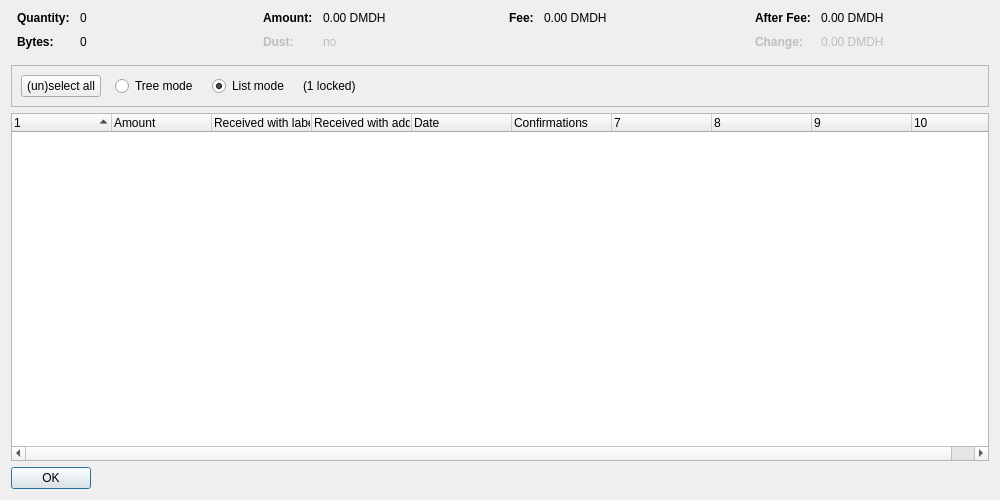
<?xml version="1.0" encoding="UTF-8"?>
<ui version="4.0">
 <class>CoinControlDialog</class>
 <widget class="QDialog" name="CoinControlDialog">
  <property name="geometry">
   <rect>
    <x>0</x>
    <y>0</y>
    <width>1000</width>
    <height>500</height>
   </rect>
  </property>
  <property name="windowTitle">
   <string>Coin Selection</string>
  </property>
  <layout class="QVBoxLayout" name="verticalLayout">
   <item>
    <layout class="QHBoxLayout" name="horizontalLayoutTop" stretch="0,0,0,0">
     <property name="topMargin">
      <number>0</number>
     </property>
     <property name="bottomMargin">
      <number>10</number>
     </property>
     <item>
      <layout class="QFormLayout" name="formLayoutCoinControl1">
       <property name="horizontalSpacing">
        <number>10</number>
       </property>
       <property name="verticalSpacing">
        <number>10</number>
       </property>
       <property name="leftMargin">
        <number>6</number>
       </property>
       <property name="rightMargin">
        <number>6</number>
       </property>
       <item row="0" column="0">
        <widget class="QLabel" name="labelCoinControlQuantityText">
         <property name="font">
          <font>
           <weight>75</weight>
           <bold>true</bold>
          </font>
         </property>
         <property name="text">
          <string>Quantity:</string>
         </property>
        </widget>
       </item>
       <item row="0" column="1">
        <widget class="QLabel" name="labelCoinControlQuantity">
         <property name="cursor">
          <cursorShape>IBeamCursor</cursorShape>
         </property>
         <property name="contextMenuPolicy">
          <enum>Qt::ActionsContextMenu</enum>
         </property>
         <property name="text">
          <string notr="true">0</string>
         </property>
         <property name="textInteractionFlags">
          <set>Qt::LinksAccessibleByMouse|Qt::TextSelectableByKeyboard|Qt::TextSelectableByMouse</set>
         </property>
        </widget>
       </item>
       <item row="1" column="0">
        <widget class="QLabel" name="labelCoinControlBytesText">
         <property name="font">
          <font>
           <weight>75</weight>
           <bold>true</bold>
          </font>
         </property>
         <property name="text">
          <string>Bytes:</string>
         </property>
        </widget>
       </item>
       <item row="1" column="1">
        <widget class="QLabel" name="labelCoinControlBytes">
         <property name="cursor">
          <cursorShape>IBeamCursor</cursorShape>
         </property>
         <property name="contextMenuPolicy">
          <enum>Qt::ActionsContextMenu</enum>
         </property>
         <property name="text">
          <string notr="true">0</string>
         </property>
         <property name="textInteractionFlags">
          <set>Qt::LinksAccessibleByMouse|Qt::TextSelectableByKeyboard|Qt::TextSelectableByMouse</set>
         </property>
        </widget>
       </item>
      </layout>
     </item>
     <item>
      <layout class="QFormLayout" name="formLayoutCoinControl2">
       <property name="horizontalSpacing">
        <number>10</number>
       </property>
       <property name="verticalSpacing">
        <number>10</number>
       </property>
       <property name="leftMargin">
        <number>6</number>
       </property>
       <property name="rightMargin">
        <number>6</number>
       </property>
       <item row="0" column="0">
        <widget class="QLabel" name="labelCoinControlAmountText">
         <property name="font">
          <font>
           <weight>75</weight>
           <bold>true</bold>
          </font>
         </property>
         <property name="text">
          <string>Amount:</string>
         </property>
        </widget>
       </item>
       <item row="0" column="1">
        <widget class="QLabel" name="labelCoinControlAmount">
         <property name="cursor">
          <cursorShape>IBeamCursor</cursorShape>
         </property>
         <property name="contextMenuPolicy">
          <enum>Qt::ActionsContextMenu</enum>
         </property>
         <property name="text">
          <string notr="true">0.00 DMDH</string>
         </property>
         <property name="textInteractionFlags">
          <set>Qt::LinksAccessibleByMouse|Qt::TextSelectableByKeyboard|Qt::TextSelectableByMouse</set>
         </property>
        </widget>
       </item>
       <item row="1" column="0">
        <widget class="QLabel" name="labelCoinControlLowOutputText">
         <property name="enabled">
          <bool>false</bool>
         </property>
         <property name="font">
          <font>
           <weight>75</weight>
           <bold>true</bold>
          </font>
         </property>
         <property name="text">
          <string>Dust:</string>
         </property>
        </widget>
       </item>
       <item row="1" column="1">
        <widget class="QLabel" name="labelCoinControlLowOutput">
         <property name="enabled">
          <bool>false</bool>
         </property>
         <property name="cursor">
          <cursorShape>IBeamCursor</cursorShape>
         </property>
         <property name="contextMenuPolicy">
          <enum>Qt::ActionsContextMenu</enum>
         </property>
         <property name="text">
          <string notr="true">no</string>
         </property>
         <property name="textInteractionFlags">
          <set>Qt::LinksAccessibleByMouse|Qt::TextSelectableByKeyboard|Qt::TextSelectableByMouse</set>
         </property>
        </widget>
       </item>
      </layout>
     </item>
     <item>
      <layout class="QFormLayout" name="formLayoutCoinControl3">
       <property name="horizontalSpacing">
        <number>10</number>
       </property>
       <property name="verticalSpacing">
        <number>10</number>
       </property>
       <property name="leftMargin">
        <number>6</number>
       </property>
       <property name="rightMargin">
        <number>6</number>
       </property>
       <item row="0" column="0">
        <widget class="QLabel" name="labelCoinControlFeeText">
         <property name="font">
          <font>
           <weight>75</weight>
           <bold>true</bold>
          </font>
         </property>
         <property name="text">
          <string>Fee:</string>
         </property>
        </widget>
       </item>
       <item row="0" column="1">
        <widget class="QLabel" name="labelCoinControlFee">
         <property name="cursor">
          <cursorShape>IBeamCursor</cursorShape>
         </property>
         <property name="contextMenuPolicy">
          <enum>Qt::ActionsContextMenu</enum>
         </property>
         <property name="text">
          <string notr="true">0.00 DMDH</string>
         </property>
         <property name="textInteractionFlags">
          <set>Qt::LinksAccessibleByMouse|Qt::TextSelectableByKeyboard|Qt::TextSelectableByMouse</set>
         </property>
        </widget>
       </item>
      </layout>
     </item>
     <item>
      <layout class="QFormLayout" name="formLayoutCoinControl4">
       <property name="horizontalSpacing">
        <number>10</number>
       </property>
       <property name="verticalSpacing">
        <number>10</number>
       </property>
       <property name="leftMargin">
        <number>6</number>
       </property>
       <property name="rightMargin">
        <number>6</number>
       </property>
       <item row="0" column="0">
        <widget class="QLabel" name="labelCoinControlAfterFeeText">
         <property name="font">
          <font>
           <weight>75</weight>
           <bold>true</bold>
          </font>
         </property>
         <property name="text">
          <string>After Fee:</string>
         </property>
        </widget>
       </item>
       <item row="0" column="1">
        <widget class="QLabel" name="labelCoinControlAfterFee">
         <property name="cursor">
          <cursorShape>IBeamCursor</cursorShape>
         </property>
         <property name="contextMenuPolicy">
          <enum>Qt::ActionsContextMenu</enum>
         </property>
         <property name="text">
          <string notr="true">0.00 DMDH</string>
         </property>
         <property name="textInteractionFlags">
          <set>Qt::LinksAccessibleByMouse|Qt::TextSelectableByKeyboard|Qt::TextSelectableByMouse</set>
         </property>
        </widget>
       </item>
       <item row="1" column="0">
        <widget class="QLabel" name="labelCoinControlChangeText">
         <property name="enabled">
          <bool>false</bool>
         </property>
         <property name="font">
          <font>
           <weight>75</weight>
           <bold>true</bold>
          </font>
         </property>
         <property name="text">
          <string>Change:</string>
         </property>
        </widget>
       </item>
       <item row="1" column="1">
        <widget class="QLabel" name="labelCoinControlChange">
         <property name="enabled">
          <bool>false</bool>
         </property>
         <property name="cursor">
          <cursorShape>IBeamCursor</cursorShape>
         </property>
         <property name="contextMenuPolicy">
          <enum>Qt::ActionsContextMenu</enum>
         </property>
         <property name="text">
          <string notr="true">0.00 DMDH</string>
         </property>
         <property name="textInteractionFlags">
          <set>Qt::LinksAccessibleByMouse|Qt::TextSelectableByKeyboard|Qt::TextSelectableByMouse</set>
         </property>
        </widget>
       </item>
      </layout>
     </item>
    </layout>
   </item>
   <item>
    <widget class="QFrame" name="frame">
     <property name="minimumSize">
      <size>
       <width>0</width>
       <height>40</height>
      </size>
     </property>
     <property name="frameShape">
      <enum>QFrame::StyledPanel</enum>
     </property>
     <property name="frameShadow">
      <enum>QFrame::Sunken</enum>
     </property>
     <layout class="QHBoxLayout" name="horizontalLayout">
      <item>
       <layout class="QHBoxLayout" name="horizontalLayoutPanel" stretch="0,0,0,0,0">
        <property name="spacing">
         <number>14</number>
        </property>
        <item>
         <widget class="QPushButton" name="pushButtonSelectAll">
          <property name="sizePolicy">
           <sizepolicy hsizetype="Maximum" vsizetype="Fixed">
            <horstretch>0</horstretch>
            <verstretch>0</verstretch>
           </sizepolicy>
          </property>
          <property name="text">
           <string>(un)select all</string>
          </property>
          <property name="autoDefault">
           <bool>false</bool>
          </property>
         </widget>
        </item>
        <item>
         <widget class="QRadioButton" name="radioTreeMode">
          <property name="sizePolicy">
           <sizepolicy hsizetype="Maximum" vsizetype="Fixed">
            <horstretch>0</horstretch>
            <verstretch>0</verstretch>
           </sizepolicy>
          </property>
          <property name="text">
           <string>Tree mode</string>
          </property>
         </widget>
        </item>
        <item>
         <widget class="QRadioButton" name="radioListMode">
          <property name="sizePolicy">
           <sizepolicy hsizetype="Maximum" vsizetype="Fixed">
            <horstretch>0</horstretch>
            <verstretch>0</verstretch>
           </sizepolicy>
          </property>
          <property name="text">
           <string>List mode</string>
          </property>
          <property name="checked">
           <bool>true</bool>
          </property>
         </widget>
        </item>
        <item>
         <widget class="QLabel" name="labelLocked">
          <property name="text">
           <string notr="true">(1 locked)</string>
          </property>
         </widget>
        </item>
        <item>
         <spacer name="horizontalSpacer">
          <property name="orientation">
           <enum>Qt::Horizontal</enum>
          </property>
          <property name="sizeHint" stdset="0">
           <size>
            <width>40</width>
            <height>20</height>
           </size>
          </property>
         </spacer>
        </item>
       </layout>
      </item>
     </layout>
    </widget>
   </item>
   <item>
    <widget class="CoinControlTreeWidget" name="treeWidget">
     <property name="contextMenuPolicy">
      <enum>Qt::CustomContextMenu</enum>
     </property>
     <property name="sortingEnabled">
      <bool>false</bool>
     </property>
     <property name="columnCount">
      <number>10</number>
     </property>
     <attribute name="headerShowSortIndicator" stdset="0">
      <bool>true</bool>
     </attribute>
     <attribute name="headerStretchLastSection">
      <bool>false</bool>
     </attribute>
     <column>
      <property name="text">
       <string/>
      </property>
     </column>
     <column>
      <property name="text">
       <string>Amount</string>
      </property>
     </column>
     <column>
      <property name="text">
       <string>Received with label</string>
      </property>
     </column>
     <column>
      <property name="text">
       <string>Received with address</string>
      </property>
     </column>
     <column>
      <property name="text">
       <string>Date</string>
      </property>
     </column>
     <column>
      <property name="text">
       <string>Confirmations</string>
      </property>
      <property name="toolTip">
       <string>Confirmed</string>
      </property>
     </column>
     <column>
      <property name="text">
       <string/>
      </property>
     </column>
     <column>
      <property name="text">
       <string/>
      </property>
     </column>
     <column>
      <property name="text">
       <string/>
      </property>
     </column>
     <column>
      <property name="text">
       <string/>
      </property>
     </column>
    </widget>
   </item>
   <item>
    <widget class="QDialogButtonBox" name="buttonBox">
     <property name="sizePolicy">
      <sizepolicy hsizetype="Maximum" vsizetype="Fixed">
       <horstretch>0</horstretch>
       <verstretch>0</verstretch>
      </sizepolicy>
     </property>
     <property name="orientation">
      <enum>Qt::Horizontal</enum>
     </property>
     <property name="standardButtons">
      <set>QDialogButtonBox::Ok</set>
     </property>
    </widget>
   </item>
  </layout>
 </widget>
 <customwidgets>
  <customwidget>
   <class>CoinControlTreeWidget</class>
   <extends>QTreeWidget</extends>
   <header>qt/coincontroltreewidget.h</header>
  </customwidget>
 </customwidgets>
 <resources/>
 <connections/>
</ui>
